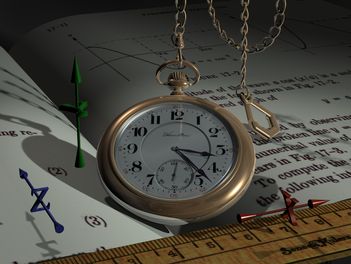
%> input picture excersiecs/Mohammad-t-t/18/watch.png, 351 x 264 px, shrunk from 1024 x 768 before the run
$ octave p18.m   (GNU Octave 9; MATLAB toolbox functions it lacks are replaced by stand-ins)
%> lines starting %> are read from the running program, lines starting %| are printed output that depends on the picture
clc;
clear;
close all;

img=imread('watch.png');
%> img is the input picture: size 264x351x3 uint8; mean R, G, B 76.3, 74.1, 65.9
[a b]=find(img(:,:,1)>80 & img(:,:,1)<110 & img(:,:,2)>80 & img(:,:,2)<110 & img(:,:,3)>80 & img(:,:,3)<110);
%> a = 11316 values from 1 to 264; b = 11316 values from 1 to 351
imgout=double(img);
for ii=1:length(a)
    imgout(a(ii),b(ii),1:3)=255;
end
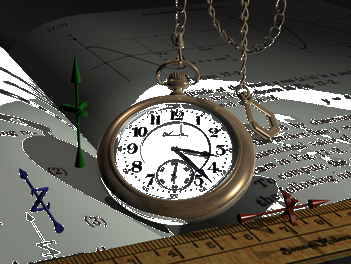
%> imgout: size 264x351x3 double; mean R, G, B 96.1, 93.4, 85.5

imshow(uint8(imgout));
